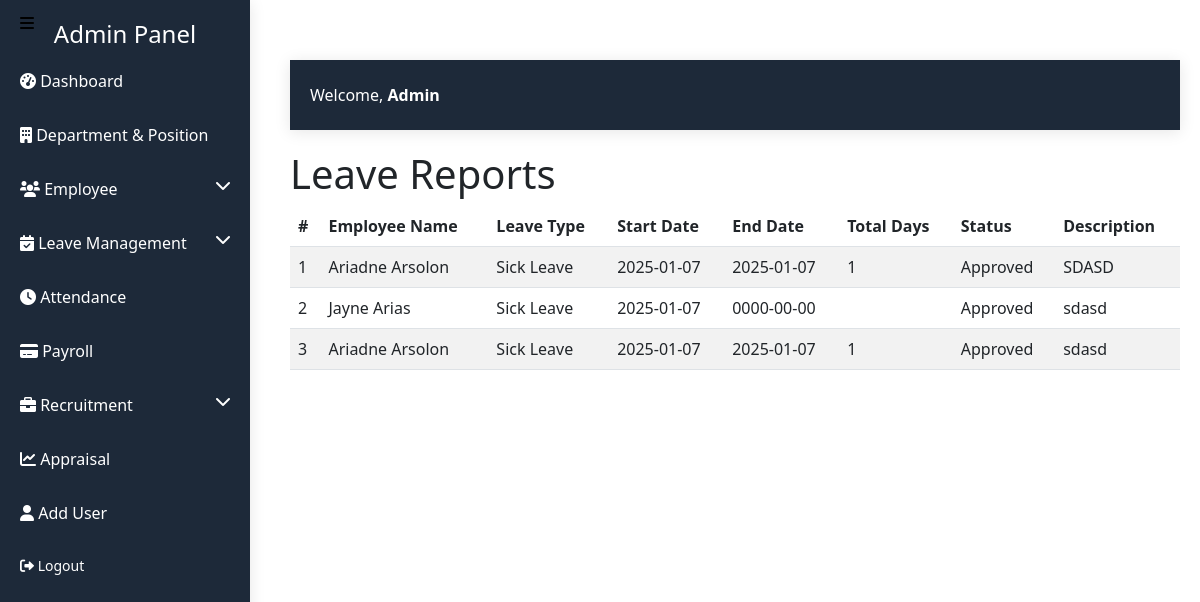
/admin_dashboard/leave_reports.php (signed in), run on the app's committed database.
### tables this page shows
CREATE TABLE `timeoff` (
  `TimeOffID` int(11) NOT NULL,
  `EmployeeID` int(11) UNSIGNED DEFAULT NULL,
  `StartDate` date NOT NULL,
  `EndDate` date NOT NULL,
  `Type` enum('Sick Leave','Vacation','Maternity Leave','Other') NOT NULL,
  `ApprovalStatus` enum('Pending','Approved','Rejected') NOT NULL,
  `Description` text DEFAULT NULL
);

### admin_dashboard/leave_reports.php (the view, shortened to what this page needs)
<?php
require_once '../config/config.php';
$leaveReports = [];
try {
    $stmt = $conn->prepare("
    SELECT t.TimeOffID, CONCAT(e.FirstName, ' ', e.LastName) AS EmployeeName, t.StartDate, t.EndDate, t.Type, t.ApprovalStatus, t.Description,
           DATEDIFF(t.EndDate, t.StartDate) + 1 AS TotalDays
    FROM TimeOff t
    JOIN Employees e ON t.EmployeeID = e.EmployeeID
    ORDER BY t.StartDate DESC
");
    $stmt->execute();
    $leaveReports = $stmt->fetchAll(PDO::FETCH_ASSOC);
} catch (Exception $e) {
    $_SESSION['error_message'] = "Error fetching leave reports: " . $e->getMessage();
}
?>
<!DOCTYPE html>
<html lang="en">
<head>
    <link href="https://cdn.jsdelivr.net/npm/bootstrap@5.3.0/dist/css/bootstrap.min.css" rel="stylesheet">
</head>
<body>
    <?php include(__DIR__ . '/include/sidebar.php'); ?>
    <div class="content">
        <?php include(__DIR__ . '/include/header.php'); ?>
        <div class="main-content">
            <h1>Leave Reports</h1>
            <table class="table table-striped">
                <thead>
                    <tr>
                        <th>#</th>
                        <th>Employee Name</th>
                        <th>Leave Type</th>
                        <th>Start Date</th>
                        <th>End Date</th>
                        <th>Total Days</th>
                        <th>Status</th>
                        <th>Description</th>
                    </tr>
                </thead>
                <tbody>
    <?php if (!empty($leaveReports)): ?>
        <?php
        $counter = 1;
        foreach ($leaveReports as $report):
        ?>
            <tr>
                <td><?= $counter++ ?></td>
                <td><?= $report['EmployeeName'] ?></td>
                <td><?= $report['Type'] ?></td>
                <td><?= $report['StartDate'] ?></td>
                <td><?= $report['EndDate'] ?></td>
                <td><?= $report['TotalDays'] ?></td>
                <td><?= $report['ApprovalStatus'] ?></td>
                <td><?= $report['Description'] ?></td>
            </tr>
        <?php endforeach; ?>
            <?php else: ?>
          <tr>
           <td colspan="8" class="text-center">No leave reports available.</td>
        </tr>
        <?php endif; ?>
                </tbody>
            </table>
        </div>
    </div>
</body>
</html>

### admin_dashboard/include/sidebar.php (style rules this page uses)
.content { margin-left: 270px; padding: 20px; }

### data on the page
timeoff: EmployeeName "Ariadne Arsolon", Type "Sick Leave", StartDate "2025-01-07", EndDate "2025-01-07", TotalDays "1", ApprovalStatus "Approved", Description "SDASD"
timeoff: EmployeeName "Jayne Arias", Type "Sick Leave", StartDate "2025-01-07", EndDate "0000-00-00", ApprovalStatus "Approved", Description "sdasd"
timeoff: EmployeeName "Ariadne Arsolon", Type "Sick Leave", StartDate "2025-01-07", EndDate "2025-01-07", TotalDays "1", ApprovalStatus "Approved", Description "sdasd"
